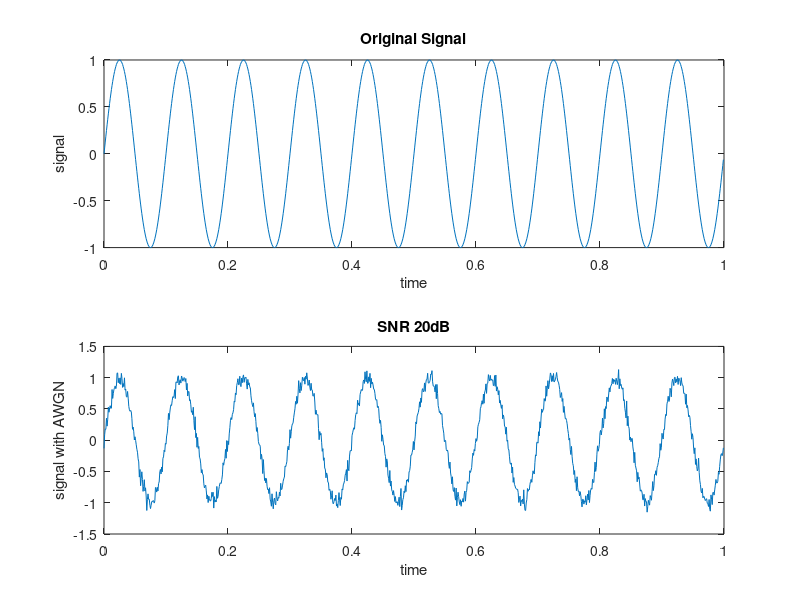
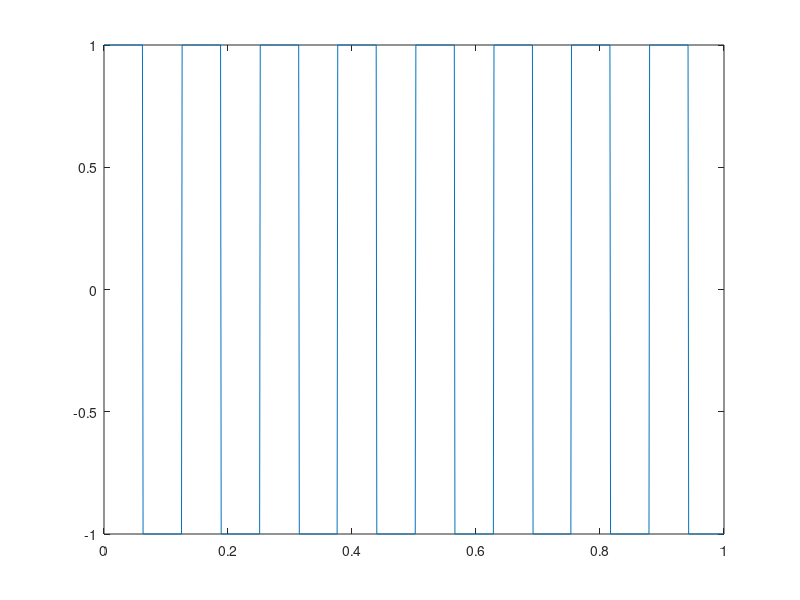
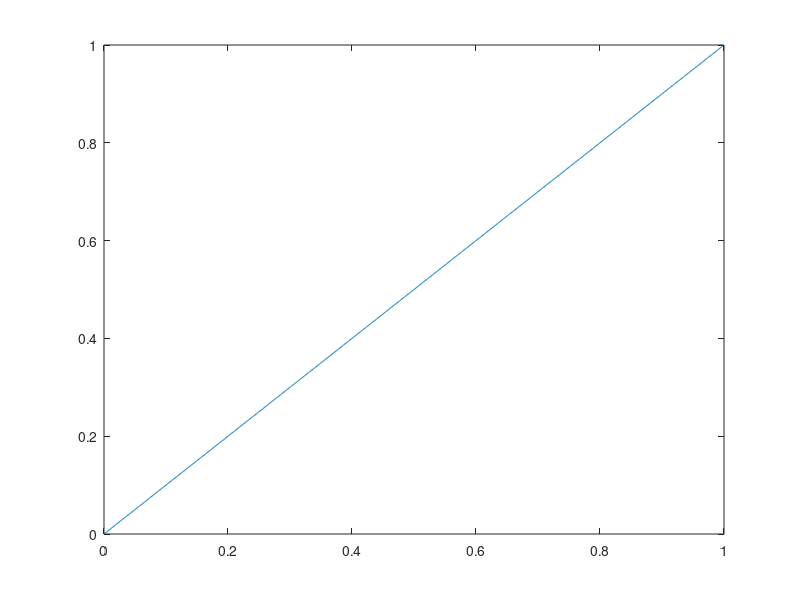
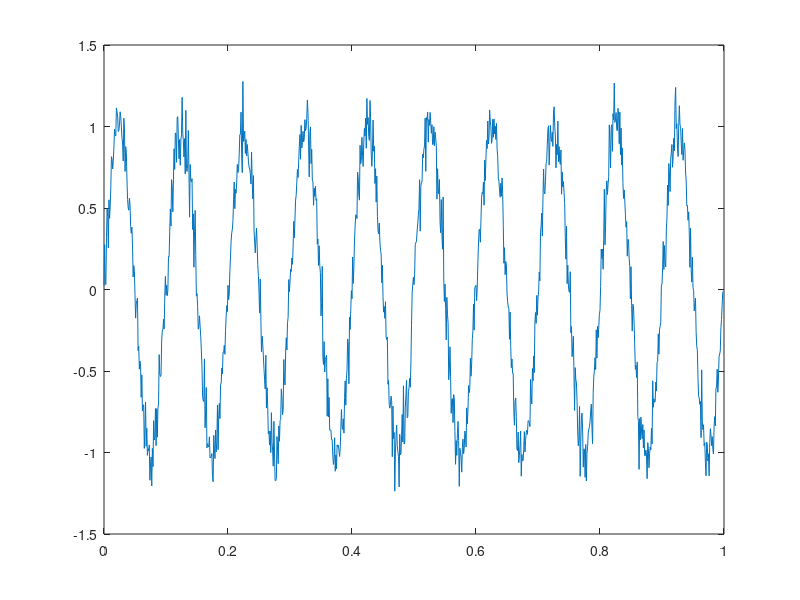

Recreate these plots in MATLAB, in order.
clc;
clear all;
close all;

%Parameters
Fs=1000; %sampling frequency
T=1;     %signal duration
t=0:1/Fs:T-1/Fs; %Time Vector

%Signal generation

%Sinusoidal
f_signal=10; %frequency of signal (Hz)
A_signal= 1; %amplitude of signal
signal= A_signal * sin(2*pi*f_signal*t);
subplot(2,1,1);
plot(t,signal);
title('Original Signal');
xlabel('time');
ylabel('signal');

%Square
signal_square= square(t*50);

%Ramp wave
unitstep = t>=0;
signal_ramp = t.*unitstep;

%Noise Generation
SNR_dB=20;
noise_power= var(signal)/(10^(SNR_dB/10));
noise= sqrt(noise_power)* randn(size(t));


%Add noise to signal
noisy_signal1= signal+noise;
noisy_signal2= awgn(signal,SNR_dB);


subplot(2,1,2);
plot(t,noisy_signal1);
title('SNR 20dB');
xlabel('time');
ylabel('signal with AWGN');

figure;
plot(t,signal_square);
figure;
plot(t,signal_ramp);

figure;
plot(t,noisy_signal2);